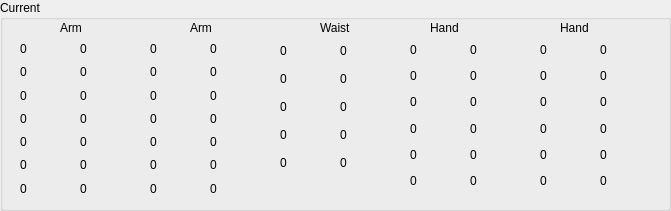
   <widget class="QGroupBox" name="groupBox_5">
    <property name="geometry">
     <rect>
      <x>800</x>
      <y>620</y>
      <width>671</width>
      <height>211</height>
     </rect>
    </property>
    <property name="title">
     <string>Current</string>
    </property>
    <widget class="QWidget" name="layoutWidget_15">
     <property name="geometry">
      <rect>
       <x>150</x>
       <y>40</y>
       <width>51</width>
       <height>157</height>
      </rect>
     </property>
     <layout class="QVBoxLayout" name="verticalLayout_20">
      <item>
       <widget class="QLabel" name="label_feedback_cur_l_L_1">
        <property name="text">
         <string>0</string>
        </property>
       </widget>
      </item>
      <item>
       <widget class="QLabel" name="label_feedback_cur_l_L_2">
        <property name="text">
         <string>0</string>
        </property>
       </widget>
      </item>
      <item>
       <widget class="QLabel" name="label_feedback_cur_l_L_3">
        <property name="text">
         <string>0</string>
        </property>
       </widget>
      </item>
      <item>
       <widget class="QLabel" name="label_feedback_cur_l_L_4">
        <property name="text">
         <string>0</string>
        </property>
       </widget>
      </item>
      <item>
       <widget class="QLabel" name="label_feedback_cur_l_L_5">
        <property name="text">
         <string>0</string>
        </property>
       </widget>
      </item>
      <item>
       <widget class="QLabel" name="label_feedback_cur_l_L_6">
        <property name="text">
         <string>0</string>
        </property>
       </widget>
      </item>
      <item>
       <widget class="QLabel" name="label_feedback_cur_l_L_7">
        <property name="text">
         <string>0</string>
        </property>
       </widget>
      </item>
     </layout>
    </widget>
    <widget class="QWidget" name="layoutWidget_14">
     <property name="geometry">
      <rect>
       <x>80</x>
       <y>40</y>
       <width>51</width>
       <height>157</height>
      </rect>
     </property>
     <layout class="QVBoxLayout" name="verticalLayout_19">
      <item>
       <widget class="QLabel" name="label_feedback_cur_r_A_1">
        <property name="text">
         <string>0</string>
        </property>
       </widget>
      </item>
      <item>
       <widget class="QLabel" name="label_feedback_cur_r_A_2">
        <property name="text">
         <string>0</string>
        </property>
       </widget>
      </item>
      <item>
       <widget class="QLabel" name="label_feedback_cur_r_A_3">
        <property name="text">
         <string>0</string>
        </property>
       </widget>
      </item>
      <item>
       <widget class="QLabel" name="label_feedback_cur_r_A_4">
        <property name="text">
         <string>0</string>
        </property>
       </widget>
      </item>
      <item>
       <widget class="QLabel" name="label_feedback_cur_r_A_5">
        <property name="text">
         <string>0</string>
        </property>
       </widget>
      </item>
      <item>
       <widget class="QLabel" name="label_feedback_cur_r_A_6">
        <property name="text">
         <string>0</string>
        </property>
       </widget>
      </item>
      <item>
       <widget class="QLabel" name="label_feedback_cur_r_A_7">
        <property name="text">
         <string>0</string>
        </property>
       </widget>
      </item>
     </layout>
    </widget>
    <widget class="QLabel" name="label_20">
     <property name="geometry">
      <rect>
       <x>190</x>
       <y>20</y>
       <width>59</width>
       <height>15</height>
      </rect>
     </property>
     <property name="text">
      <string>Arm</string>
     </property>
    </widget>
    <widget class="QLabel" name="label_21">
     <property name="geometry">
      <rect>
       <x>60</x>
       <y>20</y>
       <width>59</width>
       <height>15</height>
      </rect>
     </property>
     <property name="text">
      <string>Arm</string>
     </property>
    </widget>
    <widget class="QWidget" name="layoutWidget_13">
     <property name="geometry">
      <rect>
       <x>20</x>
       <y>40</y>
       <width>51</width>
       <height>157</height>
      </rect>
     </property>
     <layout class="QVBoxLayout" name="verticalLayout_18">
      <item>
       <widget class="QLabel" name="label_feedback_cur_l_A_1">
        <property name="text">
         <string>0</string>
        </property>
       </widget>
      </item>
      <item>
       <widget class="QLabel" name="label_feedback_cur_l_A_2">
        <property name="text">
         <string>0</string>
        </property>
       </widget>
      </item>
      <item>
       <widget class="QLabel" name="label_feedback_cur_l_A_3">
        <property name="text">
         <string>0</string>
        </property>
       </widget>
      </item>
      <item>
       <widget class="QLabel" name="label_feedback_cur_l_A_4">
        <property name="text">
         <string>0</string>
        </property>
       </widget>
      </item>
      <item>
       <widget class="QLabel" name="label_feedback_cur_l_A_5">
        <property name="text">
         <string>0</string>
        </property>
       </widget>
      </item>
      <item>
       <widget class="QLabel" name="label_feedback_cur_l_A_6">
        <property name="text">
         <string>0</string>
        </property>
       </widget>
      </item>
      <item>
       <widget class="QLabel" name="label_feedback_cur_l_A_7">
        <property name="text">
         <string>0</string>
        </property>
       </widget>
      </item>
     </layout>
    </widget>
    <widget class="QWidget" name="layoutWidget_12">
     <property name="geometry">
      <rect>
       <x>210</x>
       <y>40</y>
       <width>51</width>
       <height>157</height>
      </rect>
     </property>
     <layout class="QVBoxLayout" name="verticalLayout_17">
      <item>
       <widget class="QLabel" name="label_feedback_cur_r_L_1">
        <property name="text">
         <string>0</string>
        </property>
       </widget>
      </item>
      <item>
       <widget class="QLabel" name="label_feedback_cur_r_L_2">
        <property name="text">
         <string>0</string>
        </property>
       </widget>
      </item>
      <item>
       <widget class="QLabel" name="label_feedback_cur_r_L_3">
        <property name="text">
         <string>0</string>
        </property>
       </widget>
      </item>
      <item>
       <widget class="QLabel" name="label_feedback_cur_r_L_4">
        <property name="text">
         <string>0</string>
        </property>
       </widget>
      </item>
      <item>
       <widget class="QLabel" name="label_feedback_cur_r_L_5">
        <property name="text">
         <string>0</string>
        </property>
       </widget>
      </item>
      <item>
       <widget class="QLabel" name="label_feedback_cur_r_L_6">
        <property name="text">
         <string>0</string>
        </property>
       </widget>
      </item>
      <item>
       <widget class="QLabel" name="label_feedback_cur_r_L_7">
        <property name="text">
         <string>0</string>
        </property>
       </widget>
      </item>
     </layout>
    </widget>
    <widget class="QLabel" name="label_41">
     <property name="geometry">
      <rect>
       <x>320</x>
       <y>20</y>
       <width>59</width>
       <height>15</height>
      </rect>
     </property>
     <property name="text">
      <string>Waist</string>
     </property>
    </widget>
    <widget class="QWidget" name="layoutWidget_24">
     <property name="geometry">
      <rect>
       <x>280</x>
       <y>40</y>
       <width>51</width>
       <height>134</height>
      </rect>
     </property>
     <layout class="QVBoxLayout" name="verticalLayout_24">
      <item>
       <widget class="QLabel" name="label_feedback_waist1_curr">
        <property name="text">
         <string>0</string>
        </property>
       </widget>
      </item>
      <item>
       <widget class="QLabel" name="label_feedback_waist2_curr">
        <property name="text">
         <string>0</string>
        </property>
       </widget>
      </item>
      <item>
       <widget class="QLabel" name="label_feedback_waist3_curr">
        <property name="text">
         <string>0</string>
        </property>
       </widget>
      </item>
      <item>
       <widget class="QLabel" name="label_feedback_head1_curr">
        <property name="text">
         <string>0</string>
        </property>
       </widget>
      </item>
      <item>
       <widget class="QLabel" name="label_feedback_head2_curr">
        <property name="text">
         <string>0</string>
        </property>
       </widget>
      </item>
     </layout>
    </widget>
    <widget class="QWidget" name="layoutWidget_28">
     <property name="geometry">
      <rect>
       <x>340</x>
       <y>40</y>
       <width>51</width>
       <height>134</height>
      </rect>
     </property>
     <layout class="QVBoxLayout" name="verticalLayout_27">
      <item>
       <widget class="QLabel" name="label_feedback_waist1_curr_2">
        <property name="text">
         <string>0</string>
        </property>
       </widget>
      </item>
      <item>
       <widget class="QLabel" name="label_feedback_waist2_curr_2">
        <property name="text">
         <string>0</string>
        </property>
       </widget>
      </item>
      <item>
       <widget class="QLabel" name="label_feedback_waist3_curr_2">
        <property name="text">
         <string>0</string>
        </property>
       </widget>
      </item>
      <item>
       <widget class="QLabel" name="label_feedback_head1_curr_2">
        <property name="text">
         <string>0</string>
        </property>
       </widget>
      </item>
      <item>
       <widget class="QLabel" name="label_feedback_head2_curr_2">
        <property name="text">
         <string>0</string>
        </property>
       </widget>
      </item>
     </layout>
    </widget>
    <widget class="QLabel" name="label_30">
     <property name="geometry">
      <rect>
       <x>560</x>
       <y>20</y>
       <width>59</width>
       <height>15</height>
      </rect>
     </property>
     <property name="text">
      <string>Hand</string>
     </property>
    </widget>
    <widget class="QLabel" name="label_31">
     <property name="geometry">
      <rect>
       <x>430</x>
       <y>20</y>
       <width>59</width>
       <height>15</height>
      </rect>
     </property>
     <property name="text">
      <string>Hand</string>
     </property>
    </widget>
    <widget class="QWidget" name="layoutWidget_20">
     <property name="geometry">
      <rect>
       <x>410</x>
       <y>40</y>
       <width>51</width>
       <height>151</height>
      </rect>
     </property>
     <layout class="QVBoxLayout" name="verticalLayout_29">
      <item>
       <widget class="QLabel" name="label_feedback_curr_l_H_1">
        <property name="enabled">
         <bool>true</bool>
        </property>
        <property name="text">
         <string>0</string>
        </property>
       </widget>
      </item>
      <item>
       <widget class="QLabel" name="label_feedback_curr_l_H_2">
        <property name="text">
         <string>0</string>
        </property>
       </widget>
      </item>
      <item>
       <widget class="QLabel" name="label_feedback_curr_l_H_3">
        <property name="text">
         <string>0</string>
        </property>
       </widget>
      </item>
      <item>
       <widget class="QLabel" name="label_feedback_curr_l_H_4">
        <property name="text">
         <string>0</string>
        </property>
       </widget>
      </item>
      <item>
       <widget class="QLabel" name="label_feedback_curr_l_H_5">
        <property name="text">
         <string>0</string>
        </property>
       </widget>
      </item>
      <item>
       <widget class="QLabel" name="label_feedback_curr_l_H_6">
        <property name="text">
         <string>0</string>
        </property>
       </widget>
      </item>
     </layout>
    </widget>
    <widget class="QWidget" name="layoutWidget_21">
     <property name="geometry">
      <rect>
       <x>540</x>
       <y>40</y>
       <width>51</width>
       <height>151</height>
      </rect>
     </property>
     <layout class="QVBoxLayout" name="verticalLayout_33">
      <item>
       <widget class="QLabel" name="label_feedback_curr_r_H_1">
        <property name="enabled">
         <bool>true</bool>
        </property>
        <property name="text">
         <string>0</string>
        </property>
       </widget>
      </item>
      <item>
       <widget class="QLabel" name="label_feedback_curr_r_H_2">
        <property name="text">
         <string>0</string>
        </property>
       </widget>
      </item>
      <item>
       <widget class="QLabel" name="label_feedback_curr_r_H_3">
        <property name="text">
         <string>0</string>
        </property>
       </widget>
      </item>
      <item>
       <widget class="QLabel" name="label_feedback_curr_r_H_4">
        <property name="text">
         <string>0</string>
        </property>
       </widget>
      </item>
      <item>
       <widget class="QLabel" name="label_feedback_curr_r_H_5">
        <property name="text">
         <string>0</string>
        </property>
       </widget>
      </item>
      <item>
       <widget class="QLabel" name="label_feedback_curr_r_H_6">
        <property name="text">
         <string>0</string>
        </property>
       </widget>
      </item>
     </layout>
    </widget>
    <widget class="QWidget" name="layoutWidget_26">
     <property name="geometry">
      <rect>
       <x>600</x>
       <y>40</y>
       <width>51</width>
       <height>151</height>
      </rect>
     </property>
     <layout class="QVBoxLayout" name="verticalLayout_34">
      <item>
       <widget class="QLabel" name="label_feedback_curr_r_H_1_exp">
        <property name="enabled">
         <bool>true</bool>
        </property>
        <property name="text">
         <string>0</string>
        </property>
       </widget>
      </item>
      <item>
       <widget class="QLabel" name="label_feedback_curr_r_H_2_exp">
        <property name="text">
         <string>0</string>
        </property>
       </widget>
      </item>
      <item>
       <widget class="QLabel" name="label_feedback_curr_r_H_3_exp">
        <property name="text">
         <string>0</string>
        </property>
       </widget>
      </item>
      <item>
       <widget class="QLabel" name="label_feedback_curr_r_H_4_exp">
        <property name="text">
         <string>0</string>
        </property>
       </widget>
      </item>
      <item>
       <widget class="QLabel" name="label_feedback_curr_r_H_5_exp">
        <property name="text">
         <string>0</string>
        </property>
       </widget>
      </item>
      <item>
       <widget class="QLabel" name="label_feedback_curr_r_H_6_exp">
        <property name="text">
         <string>0</string>
        </property>
       </widget>
      </item>
     </layout>
    </widget>
    <widget class="QWidget" name="layoutWidget_29">
     <property name="geometry">
      <rect>
       <x>470</x>
       <y>40</y>
       <width>51</width>
       <height>151</height>
      </rect>
     </property>
     <layout class="QVBoxLayout" name="verticalLayout_30">
      <item>
       <widget class="QLabel" name="label_feedback_curr_l_H_1_exp">
        <property name="enabled">
         <bool>true</bool>
        </property>
        <property name="text">
         <string>0</string>
        </property>
       </widget>
      </item>
      <item>
       <widget class="QLabel" name="label_feedback_curr_l_H_2_exp">
        <property name="text">
         <string>0</string>
        </property>
       </widget>
      </item>
      <item>
       <widget class="QLabel" name="label_feedback_curr_l_H_3_exp">
        <property name="text">
         <string>0</string>
        </property>
       </widget>
      </item>
      <item>
       <widget class="QLabel" name="label_feedback_curr_l_H_4_exp">
        <property name="text">
         <string>0</string>
        </property>
       </widget>
      </item>
      <item>
       <widget class="QLabel" name="label_feedback_curr_l_H_5_exp">
        <property name="text">
         <string>0</string>
        </property>
       </widget>
      </item>
      <item>
       <widget class="QLabel" name="label_feedback_curr_l_H_6_exp">
        <property name="text">
         <string>0</string>
        </property>
       </widget>
      </item>
     </layout>
    </widget>
   </widget>
